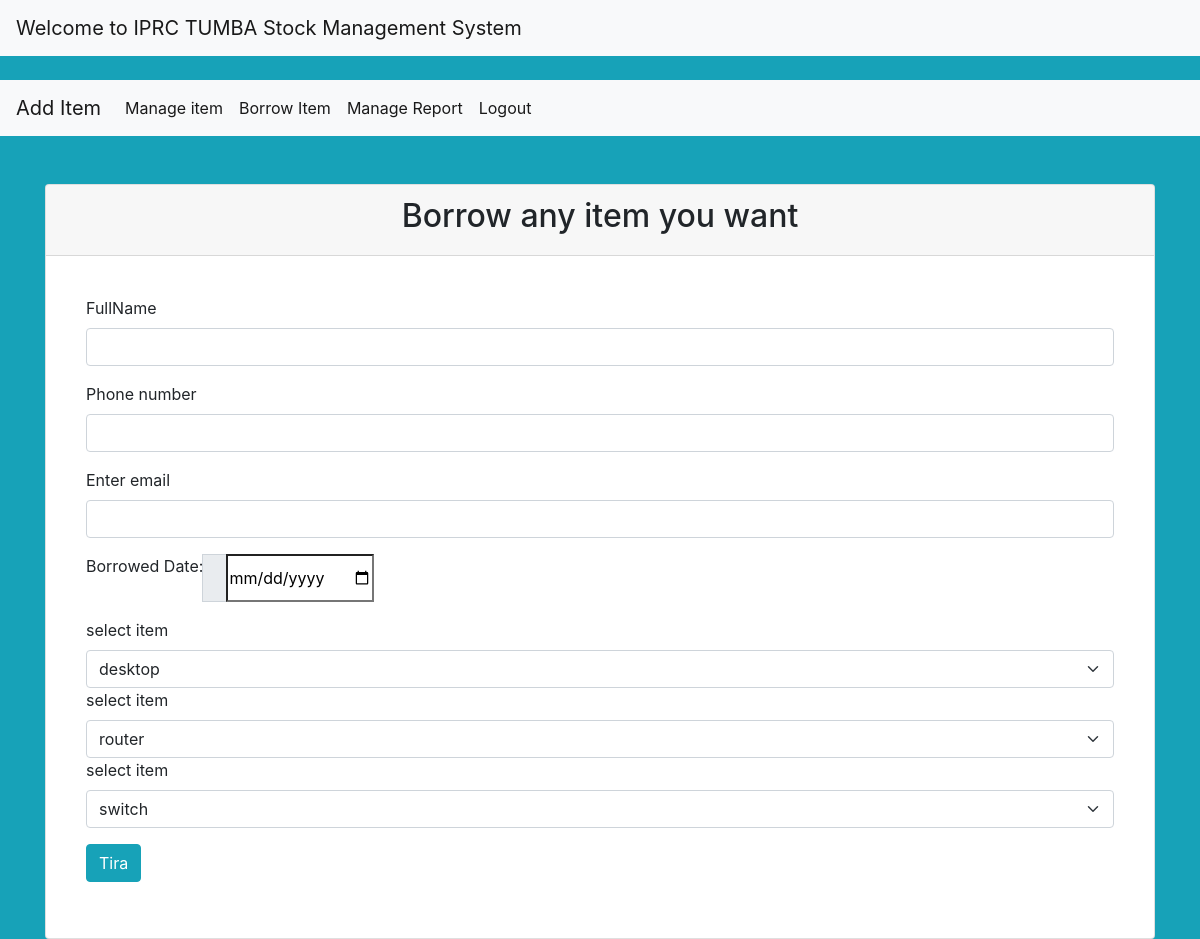
Screenshot of /borrowitem.php with the database file from the repository.
### tables this page shows
CREATE TABLE `item_tbl` (
  `item_id` int(11) NOT NULL,
  `item_name` varchar(20) NOT NULL,
  `cost` int(20) NOT NULL,
  `enter_date` date NOT NULL,
  `serial_number` varchar(11) NOT NULL
);

### borrowitem.php (the view, shortened to what this page needs)
<?php require 'header1.php'; ?><br>
<?php require 'header2.php'; ?>
<div class="container">
  <div class="card mt-5">
    <div class="card-header">
     <center> <h2>Borrow any item you want</h2></center>
    </div>
    <div class="card-body">
      <form method="post">
 <div class="card-body">
        <div class="form-group">
          <label for="full_name">FullName</label>
          <input type="text" name="fullname" id="full_name" class="form-control">
        </div>
        <div class="form-group">
          <label for="phonenumber">Phone number</label>
          <input type="text" name="phonenumber" id="pnumber" class="form-control">
        </div>
        <div class="form-group">
          <label for="email">Enter email</label>
          <input type="email" name="email" id="email" class="form-control">
        </div>
           <div class="form-group">
  <div class="input-group">Borrowed Date:<br><br>
    <div class="input-group-prepend">
      <span class="input-group-text"> <i class="fa fa-calendar-alt"></i> </span>
    </div>
  <input type="date" lass="form-control col-lg-7 shadow-lg"  max="<?=date('d-m-Y')?>" name="borrowdate" required />
    </div>
  </div>
        <div class="form-group">
          <?php
require 'connect.php';
$sql = 'SELECT * FROM item_tbl';
$statement = $connection->prepare($sql);
$statement->execute();
$item_tbl= $statement->fetchAll(PDO::FETCH_OBJ);
 ?>
  <?php foreach($item_tbl as $st): ?>
          <label for="select">select item</label>
          <select name="item_id" id="select" class="form-select">
            <option value="<?= $st->item_id; ?>"><?= $st->item_name; ?></option>
          </select>
           <?php endforeach; ?>
        </div>
        <div class="form-group">
          <button type="submit" class="btn btn-info">Tira</button>
        </div>
      </form>
    </div>
  </div>
</div>

### rows the page displays
item_tbl: item_id "desktop"
item_tbl: item_id "router"
item_tbl: item_id "switch"
